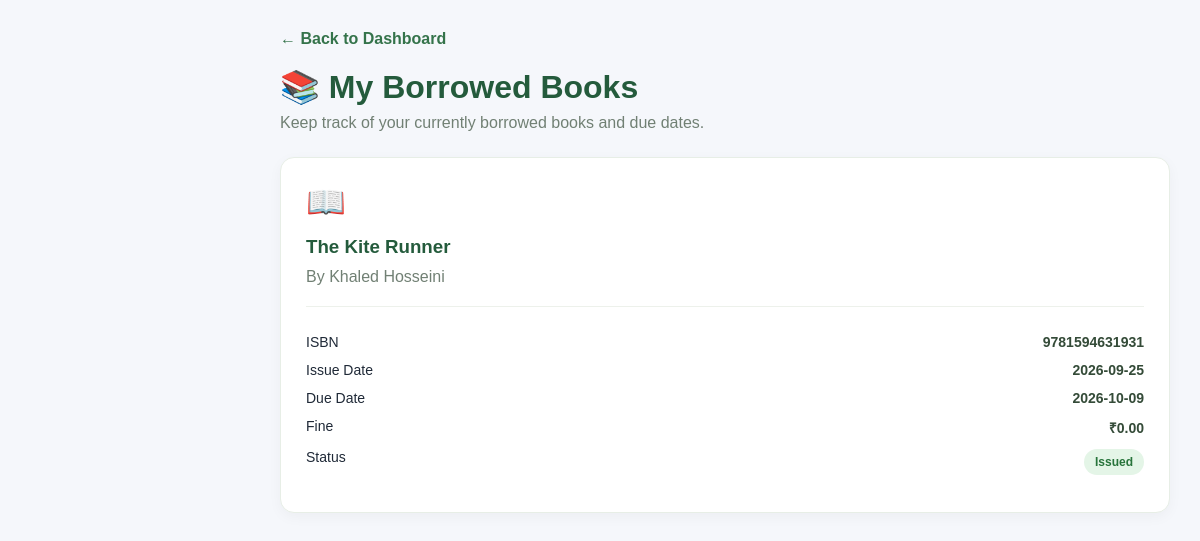
The page /student/my-books.php (signed in) on the database its author committed.
### tables this page shows
CREATE TABLE `transactions` (
  `id` int(11) NOT NULL,
  `book_id` int(11) NOT NULL,
  `member_id` int(11) NOT NULL,
  `issue_date` date NOT NULL,
  `due_date` date NOT NULL,
  `return_date` date DEFAULT NULL,
  `fine` decimal(10,2) DEFAULT 0.00,
  `STATUS` varchar(20) DEFAULT 'Issued'
);

CREATE TABLE `books` (
  `id` int(11) NOT NULL,
  `title` varchar(150) NOT NULL,
  `author` varchar(100) NOT NULL,
  `isbn` varchar(50) DEFAULT NULL,
  `category` varchar(100) DEFAULT NULL,
  `quantity` int(11) NOT NULL DEFAULT 1,
  `available` int(11) NOT NULL DEFAULT 1,
  `created_at` timestamp NOT NULL DEFAULT current_timestamp()
);

### student/my-books.php (the view, shortened to what this page needs)
<?php
require_once __DIR__ . "/../config/db.php";
$studentId = (int) $_SESSION["student_id"];
$sql = "SELECT
            t.id,
            b.title,
            b.author,
            b.isbn,
            t.issue_date,
            t.due_date,
            t.fine,
            t.status
        FROM transactions t
        JOIN books b ON t.book_id = b.id
        WHERE t.member_id = ?
          AND t.status = 'Issued'
        ORDER BY t.due_date ASC";
$stmt = mysqli_prepare($conn, $sql);
mysqli_stmt_bind_param($stmt, "i", $studentId);
mysqli_stmt_execute($stmt);
$result = mysqli_stmt_get_result($stmt);
$today = date("Y-m-d");
?>
<!DOCTYPE html>
<html lang="en">
<head>
    <link rel="stylesheet" href="../assets/css/style.css">
</head>
<body>
<main class="borrowed-page">
    <a href="dashboard.php" class="borrowed-back">
        ← Back to Dashboard
    </a>
    <div class="borrowed-heading">
        <h1>📚 My Borrowed Books</h1>
        <p>Keep track of your currently borrowed books and due dates.</p>
    </div>
    <?php if (mysqli_num_rows($result) > 0): ?>
        <div class="borrowed-grid">
            <?php while ($book = mysqli_fetch_assoc($result)): ?>
                <?php
                    $dueDate = $book["due_date"];
                    $isOverdue = $dueDate < $today;
                ?>
                <article class="borrowed-card">
                    <div class="borrowed-icon">📖</div>
                    <h3>
                        <?php echo htmlspecialchars($book["title"]); ?>
                    </h3>
                    <p class="borrowed-author">
                        By <?php echo htmlspecialchars($book["author"]); ?>
                    </p>
                    <div class="borrowed-details">
                        <p>
                            <span>ISBN</span>
                            <strong>
                                <?php echo htmlspecialchars($book["isbn"]); ?>
                            </strong>
                        </p>
                        <p>
                            <span>Issue Date</span>
                            <strong>
                                <?php echo htmlspecialchars($book["issue_date"]); ?>
                            </strong>
                        </p>
                        <p>
                            <span>Due Date</span>
                            <strong>
                                <?php echo htmlspecialchars($dueDate); ?>
                            </strong>
                        </p>
                        <p>
                            <span>Fine</span>
                            <strong>
                                ₹<?php echo number_format((float) $book["fine"], 2); ?>
                            </strong>
                        </p>
                        <p>
                            <span>Status</span>
                            <?php if ($isOverdue): ?>
                                <span class="loan-status status-overdue">
                                    Overdue
                                </span>
                            <?php else: ?>
                                <span class="loan-status status-active">
                                    Issued
                                </span>
                            <?php endif; ?>
                        </p>
                    </div>
                </article>
            <?php endwhile; ?>
        </div>
    <?php endif; ?>
</main>
</body>
</html>

### assets/css/style.css (style rules this page uses)
* { box-sizing: border-box; margin: 0; padding: 0; }
body { font-family: Arial, sans-serif; background: #f5f7fb; color: #1f2937; min-height: 100vh; }
main { margin-left: 250px; padding: 35px; }
html { scroll-behavior: smooth; }

### student/my-books.php (style rules this page uses)
.borrowed-page { padding: 30px; }
.borrowed-heading { margin-bottom: 25px; }
.borrowed-heading h1 { color: #245b3c; margin-bottom: 8px; }
.borrowed-heading p { color: #718074; }
.borrowed-back { display: inline-block; margin-bottom: 20px; color: #34734a; text-decoration: none; font-weight: 600; }
.borrowed-grid { display: grid; grid-template-columns: repeat(auto-fit, minmax(270px, 1fr)); gap: 22px; }
.borrowed-card { background: white; border: 1px solid #e7eee6; border-radius: 14px; padding: 25px; box-shadow: 0 4px 14px rgba(0, 0, 0, 0.04); }
.borrowed-icon { font-size: 32px; margin-bottom: 15px; }
.borrowed-card h3 { color: #245b3c; margin: 0 0 10px; }
.borrowed-author { color: #718074; margin-bottom: 20px; }
.borrowed-details { border-top: 1px solid #edf1eb; padding-top: 15px; }
.borrowed-details p { display: flex; justify-content: space-between; gap: 12px; margin: 12px 0; font-size: 14px; }
.borrowed-details strong { color: #344b38; text-align: right; }
.loan-status { display: inline-block; padding: 6px 11px; border-radius: 20px; font-size: 12px; font-weight: 600; }
.status-active { background: #e4f5e7; color: #28743b; }

### rows shown on the page
transactions: book.title "The Kite Runner", book.author "Khaled Hosseini", book.isbn "9781594631931", issue_date "2026-09-25", due_date "2026-10-09", fine "0.00", shows "Issued"
